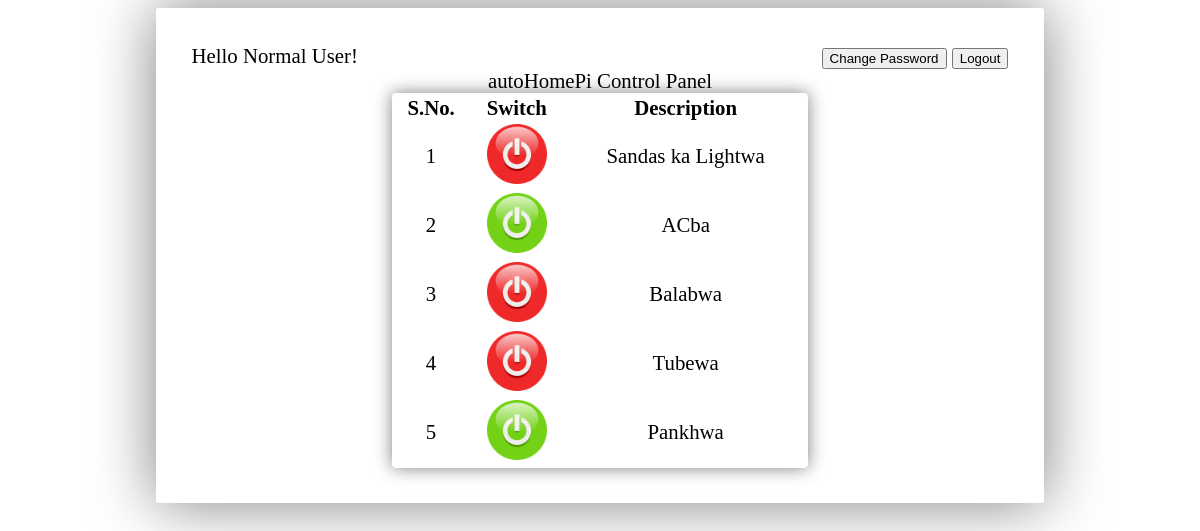
Page / (signed in) on the earlier database version.
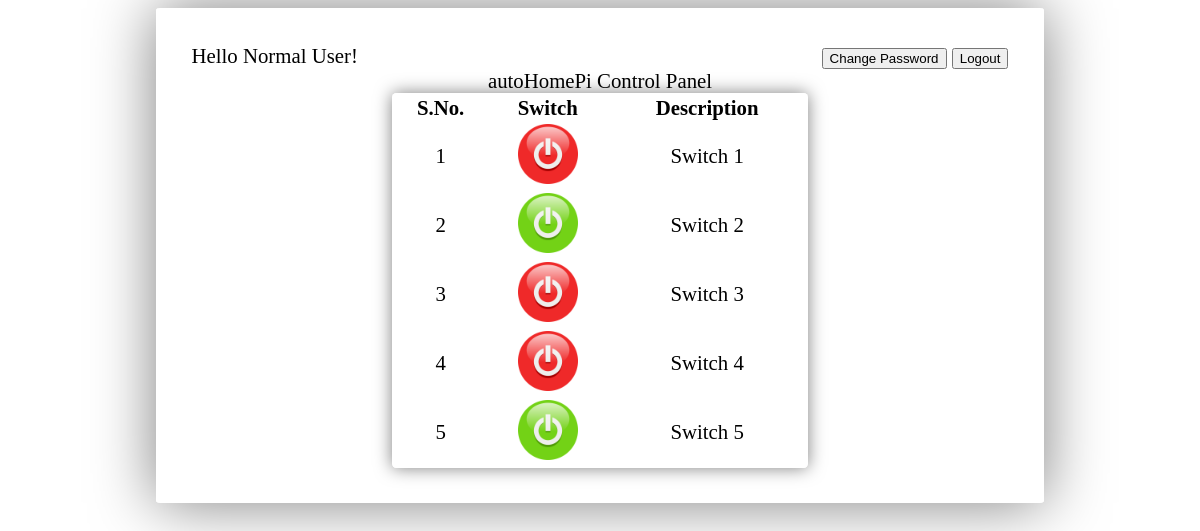
Same page on the later database version.
### tables this page shows
CREATE TABLE IF NOT EXISTS `switches` (
  `switch_id` int(2) unsigned NOT NULL COMMENT 'Switch ID on GUI',
  `switch_state` varchar(3) NOT NULL DEFAULT 'off' COMMENT 'Current switch status',
  `switch_descr` varchar(80) DEFAULT NULL COMMENT 'Switch Description',
  `switch_gpio` int(2) NOT NULL COMMENT 'RPi.GPIO Associated with Switch',
  UNIQUE KEY `switch_id` (`switch_id`,`switch_gpio`)
);

### config.inc.php (called while the page is built, shortened)
<?php
$dbname = "autohomepi";
?>

### control.inc.php (the view, shortened to what this page needs)
<?php echo "Hello {$_SESSION['name']}!"; ?>
<form action="./" method="post" style="float: right;">
    <input type="submit" name="pswd_change" value="Change Password">
    <input type="submit" name="logout" value="Logout">
</form>
<?
if (isset($_POST['pswd_change'])) {
    ?>
    <form method="post" action="./">
        <input type="hidden" name="formsendertype" value="passwordchanger">
        <table>
            <caption>Change Password for <? echo $_SESSION['username']; ?></caption>
            <tr><td>Current password:</td><td><input type="password" name="cur_password" required></td></tr>
            <tr><td>New password:</td><td><input type="password" name="new_password1" required></td></tr>
            <tr><td>Re-enter new password:</td><td><input type="password" name="new_password2" required></td></tr>
            <tr><td></td><td><input type="submit" name="submit" value="Submit"></td></tr>
        </table>
    </form>
    <?
} else {
    $query = "SELECT * FROM `$dbname`.`switches`";
    $db_switch_result = mysql_query($query);
    $rows = mysql_num_rows($db_switch_result);
    ?>
    <form method="post" action="./" id="control_form">
        <table id="control">
            <caption> autoHomePi Control Panel </caption>
            <thead>
                <tr>
                    <th><label for=e1>S.No.</label></th>
                    <th><label for=e2>Switch</label></th>
                    <th><label for=e3>Description</label></th>
                </tr>
            </thead>
            <tbody>
                <?
                for ($i = 0; $i < $rows; $i++) {
                    $db_switch_data = mysql_fetch_assoc($db_switch_result);
                    $switch_state = $db_switch_data['switch_state'];
                    $switch_descr = $db_switch_data['switch_descr'];
                    ?>
                    <tr align="center">
                        <td><? echo $i + 1; ?></td>
                        <td><input type="image" name="<? echo $i; ?>" value="Switch <? echo $i; ?>" src="images/switch_<? echo $switch_state;         ?>.png" id="control_switch" onclick="switch_clickHandler(event);"></td>
                        <td><? echo "$switch_descr";         ?></td>
                    </tr>
                <? } ?>
            </tbody>
        </table>
    </form>
    <?
}
?>

### index.php (shortened to what this page needs)
<?php session_start();
include 'config.inc.php';
?>
<!DOCTYPE html>
<html>
    <head>
        <link rel="stylesheet" type="text/css" href="style.css">
    </head>
    <body>
        <div id="wrapper">
            <?php
            if (!isset($_SESSION['user'])) {
                include_once 'login.inc.php';
                die();
            } else {
                include 'control.inc.php';
            }
            ?>
        </div>
    </body>
</html>

### style.css (style rules this page uses)
body { background: url("images/bg2.jpg"); background-repeat: repeat; }
@media only screen and (min-width: 700px) { #wrapper { width: 75%; font-size: 130%; border-radius: 0.5%; } }
@media only screen and (min-width: 700px) { table#control { margin: auto; width: 20em; box-shadow: 0 0 0.8em 0 rgba(0,0,0,0.5); border-radius: 0.2em; } }
#wrapper { background: rgba(255,255,255,0.7); margin: auto; box-shadow: 0 0 3em 0 rgba(0,0,0,0.5); -webkit-box-sizing: border-box; -moz-box-sizing: border-box; box-sizing: border-box; padding: 3%; }
table#control tr { border: solid; border-width: 1px; border-color: black; }
table#control { background: rgba(255,255,255,0.5); }
#control_switch { height: 60px; width: 60px; }

Differences in the rows shown:
changed switches: switch_descr "Sandas ka Lightwa" → "Switch 1"
changed switches: switch_descr "ACba" → "Switch 2"
changed switches: switch_descr "Balabwa" → "Switch 3"
changed switches: switch_descr "Tubewa" → "Switch 4"
changed switches: switch_descr "Pankhwa" → "Switch 5"
